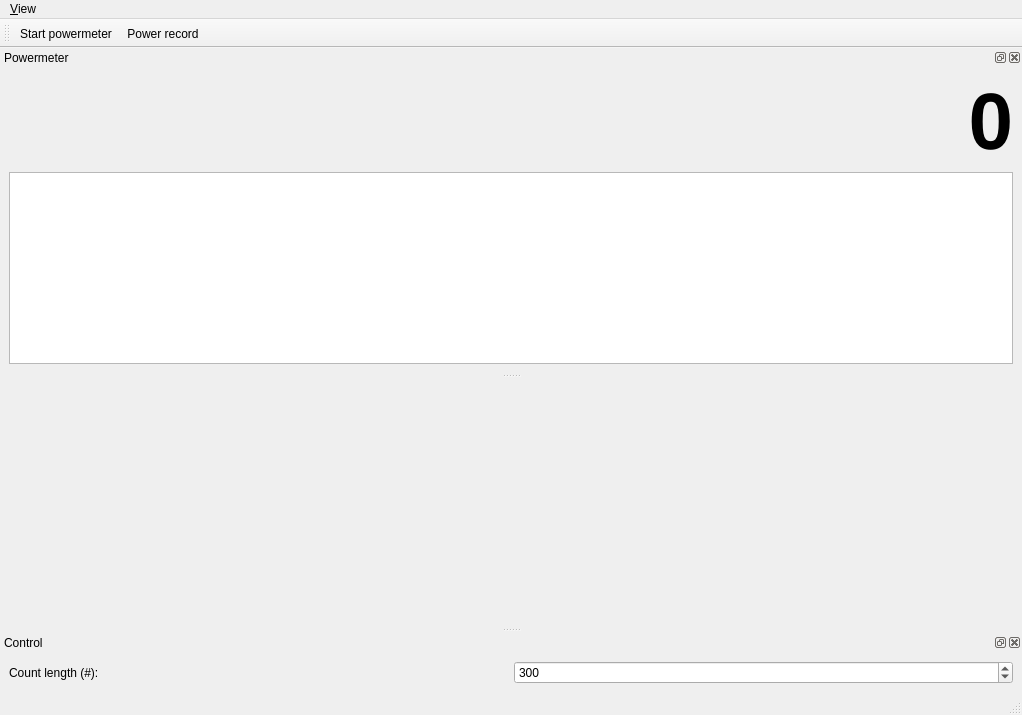
<?xml version="1.0" encoding="UTF-8"?>
<ui version="4.0">
 <class>MainWindow</class>
 <widget class="QMainWindow" name="MainWindow">
  <property name="geometry">
   <rect>
    <x>0</x>
    <y>0</y>
    <width>1022</width>
    <height>715</height>
   </rect>
  </property>
  <property name="windowTitle">
   <string>qudi: Slow Counter</string>
  </property>
  <widget class="QWidget" name="centralwidget"/>
  <widget class="QMenuBar" name="menubar">
   <property name="geometry">
    <rect>
     <x>0</x>
     <y>0</y>
     <width>1022</width>
     <height>21</height>
    </rect>
   </property>
   <widget class="QMenu" name="menuView">
    <property name="title">
     <string>&amp;View</string>
    </property>
    <widget class="QMenu" name="menuToolbars">
     <property name="title">
      <string>&amp;Toolbars</string>
     </property>
     <addaction name="counting_controls_view_Action"/>
    </widget>
    <addaction name="powermeter_view_Action"/>
    <addaction name="powermeter_parameters_view_Action"/>
    <addaction name="separator"/>
    <addaction name="menuToolbars"/>
    <addaction name="separator"/>
    <addaction name="restore_default_view_Action"/>
    <addaction name="actionClose"/>
   </widget>
   <addaction name="menuView"/>
  </widget>
  <widget class="QStatusBar" name="statusbar"/>
  <widget class="QDockWidget" name="powermeter_trace_DockWidget">
   <property name="sizePolicy">
    <sizepolicy hsizetype="Preferred" vsizetype="Preferred">
     <horstretch>1</horstretch>
     <verstretch>0</verstretch>
    </sizepolicy>
   </property>
   <property name="windowTitle">
    <string>Powermeter</string>
   </property>
   <attribute name="dockWidgetArea">
    <number>4</number>
   </attribute>
   <widget class="QWidget" name="dockWidgetContents">
    <layout class="QVBoxLayout" name="verticalLayout">
     <item>
      <widget class="QLabel" name="power_value_Label">
       <property name="font">
        <font>
         <pointsize>60</pointsize>
         <weight>75</weight>
         <bold>true</bold>
        </font>
       </property>
       <property name="text">
        <string>0</string>
       </property>
       <property name="alignment">
        <set>Qt::AlignRight|Qt::AlignTrailing|Qt::AlignVCenter</set>
       </property>
      </widget>
     </item>
     <item>
      <widget class="PlotWidget" name="powermeter_trace_PlotWidget"/>
     </item>
    </layout>
   </widget>
  </widget>
  <widget class="QDockWidget" name="Parameters_DockWidget">
   <property name="maximumSize">
    <size>
     <width>524287</width>
     <height>100</height>
    </size>
   </property>
   <property name="windowTitle">
    <string>Control</string>
   </property>
   <attribute name="dockWidgetArea">
    <number>8</number>
   </attribute>
   <widget class="QWidget" name="dockWidgetContents_2">
    <layout class="QHBoxLayout" name="horizontalLayout">
     <item>
      <widget class="QLabel" name="label">
       <property name="text">
        <string>Count length (#):</string>
       </property>
      </widget>
     </item>
     <item>
      <widget class="QSpinBox" name="count_length_SpinBox">
       <property name="minimum">
        <number>1</number>
       </property>
       <property name="maximum">
        <number>1000000</number>
       </property>
       <property name="singleStep">
        <number>10</number>
       </property>
       <property name="value">
        <number>300</number>
       </property>
      </widget>
     </item>
    </layout>
   </widget>
  </widget>
  <widget class="QToolBar" name="counting_control_ToolBar">
   <property name="windowTitle">
    <string>Counting Controls</string>
   </property>
   <property name="toolButtonStyle">
    <enum>Qt::ToolButtonTextUnderIcon</enum>
   </property>
   <attribute name="toolBarArea">
    <enum>TopToolBarArea</enum>
   </attribute>
   <attribute name="toolBarBreak">
    <bool>false</bool>
   </attribute>
   <addaction name="start_powermeter_Action"/>
   <addaction name="record_counts_Action"/>
  </widget>
  <action name="start_powermeter_Action">
   <property name="checkable">
    <bool>true</bool>
   </property>
   <property name="icon">
    <iconset>
     <normaloff>../../artwork/icons/qudiTheme/22x22/start-counter.png</normaloff>../../artwork/icons/qudiTheme/22x22/start-counter.png</iconset>
   </property>
   <property name="text">
    <string>Start powermeter</string>
   </property>
   <property name="toolTip">
    <string>Start the powermeter</string>
   </property>
  </action>
  <action name="record_counts_Action">
   <property name="checkable">
    <bool>true</bool>
   </property>
   <property name="icon">
    <iconset>
     <normaloff>../../artwork/icons/qudiTheme/22x22/record-counter.png</normaloff>../../artwork/icons/qudiTheme/22x22/record-counter.png</iconset>
   </property>
   <property name="text">
    <string>Power record</string>
   </property>
   <property name="toolTip">
    <string>Save count trace to file</string>
   </property>
  </action>
  <action name="powermeter_view_Action">
   <property name="checkable">
    <bool>true</bool>
   </property>
   <property name="text">
    <string>&amp;Powermeter</string>
   </property>
   <property name="toolTip">
    <string>Show the Slow counter</string>
   </property>
  </action>
  <action name="powermeter_parameters_view_Action">
   <property name="checkable">
    <bool>true</bool>
   </property>
   <property name="text">
    <string>Parameters</string>
   </property>
   <property name="toolTip">
    <string>Show Slow counter parameters</string>
   </property>
  </action>
  <action name="restore_default_view_Action">
   <property name="text">
    <string>&amp;Restore default</string>
   </property>
  </action>
  <action name="counting_controls_view_Action">
   <property name="checkable">
    <bool>true</bool>
   </property>
   <property name="text">
    <string>&amp;Counting controls</string>
   </property>
  </action>
  <action name="actionClose">
   <property name="icon">
    <iconset>
     <normaloff>../../artwork/icons/oxygen/22x22/application-exit.png</normaloff>../../artwork/icons/oxygen/22x22/application-exit.png</iconset>
   </property>
   <property name="text">
    <string>Close</string>
   </property>
  </action>
  <action name="trace_selection_view_Action">
   <property name="checkable">
    <bool>true</bool>
   </property>
   <property name="checked">
    <bool>false</bool>
   </property>
   <property name="text">
    <string>Trace Selection</string>
   </property>
  </action>
 </widget>
 <customwidgets>
  <customwidget>
   <class>PlotWidget</class>
   <extends>QGraphicsView</extends>
   <header>pyqtgraph</header>
  </customwidget>
 </customwidgets>
 <resources/>
 <connections>
  <connection>
   <sender>powermeter_view_Action</sender>
   <signal>triggered(bool)</signal>
   <receiver>powermeter_trace_DockWidget</receiver>
   <slot>setVisible(bool)</slot>
   <hints>
    <hint type="sourcelabel">
     <x>-1</x>
     <y>-1</y>
    </hint>
    <hint type="destinationlabel">
     <x>399</x>
     <y>136</y>
    </hint>
   </hints>
  </connection>
  <connection>
   <sender>powermeter_trace_DockWidget</sender>
   <signal>visibilityChanged(bool)</signal>
   <receiver>powermeter_view_Action</receiver>
   <slot>setChecked(bool)</slot>
   <hints>
    <hint type="sourcelabel">
     <x>399</x>
     <y>136</y>
    </hint>
    <hint type="destinationlabel">
     <x>-1</x>
     <y>-1</y>
    </hint>
   </hints>
  </connection>
  <connection>
   <sender>powermeter_parameters_view_Action</sender>
   <signal>triggered(bool)</signal>
   <receiver>Parameters_DockWidget</receiver>
   <slot>setVisible(bool)</slot>
   <hints>
    <hint type="sourcelabel">
     <x>-1</x>
     <y>-1</y>
    </hint>
    <hint type="destinationlabel">
     <x>399</x>
     <y>551</y>
    </hint>
   </hints>
  </connection>
  <connection>
   <sender>Parameters_DockWidget</sender>
   <signal>visibilityChanged(bool)</signal>
   <receiver>powermeter_parameters_view_Action</receiver>
   <slot>setChecked(bool)</slot>
   <hints>
    <hint type="sourcelabel">
     <x>399</x>
     <y>551</y>
    </hint>
    <hint type="destinationlabel">
     <x>-1</x>
     <y>-1</y>
    </hint>
   </hints>
  </connection>
  <connection>
   <sender>counting_controls_view_Action</sender>
   <signal>triggered(bool)</signal>
   <receiver>counting_control_ToolBar</receiver>
   <slot>setVisible(bool)</slot>
   <hints>
    <hint type="sourcelabel">
     <x>-1</x>
     <y>-1</y>
    </hint>
    <hint type="destinationlabel">
     <x>399</x>
     <y>41</y>
    </hint>
   </hints>
  </connection>
  <connection>
   <sender>counting_control_ToolBar</sender>
   <signal>visibilityChanged(bool)</signal>
   <receiver>counting_controls_view_Action</receiver>
   <slot>setChecked(bool)</slot>
   <hints>
    <hint type="sourcelabel">
     <x>399</x>
     <y>41</y>
    </hint>
    <hint type="destinationlabel">
     <x>-1</x>
     <y>-1</y>
    </hint>
   </hints>
  </connection>
  <connection>
   <sender>actionClose</sender>
   <signal>triggered()</signal>
   <receiver>MainWindow</receiver>
   <slot>close()</slot>
   <hints>
    <hint type="sourcelabel">
     <x>-1</x>
     <y>-1</y>
    </hint>
    <hint type="destinationlabel">
     <x>399</x>
     <y>299</y>
    </hint>
   </hints>
  </connection>
 </connections>
</ui>
